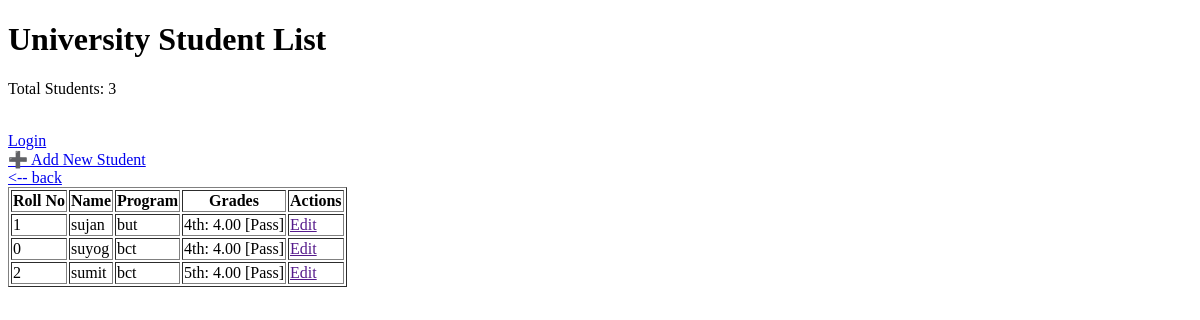
The app's page /, older data.
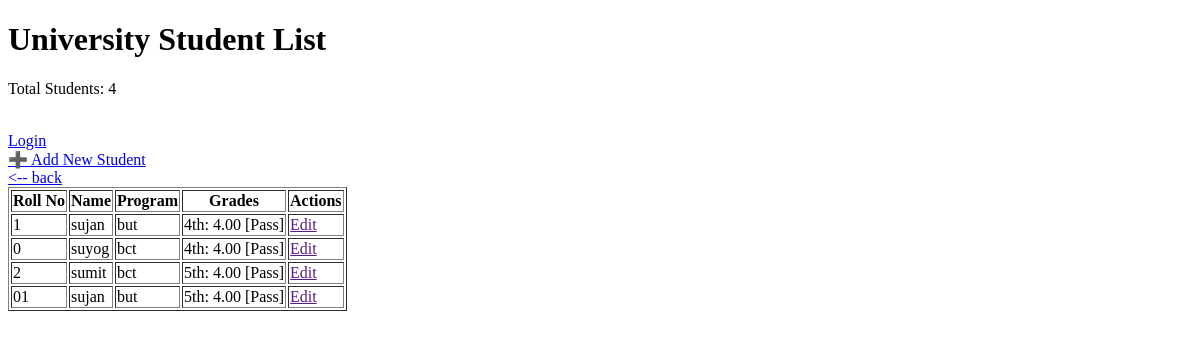
The same page, newer data.
### studentdashboard/models.py (models this page shows, shortened)
class StudentProfile(models.Model):
    name = models.CharField(max_length=100)
    roll = models.CharField(max_length=20, unique=True)
    program = models.CharField(max_length=50)

class StudentGrade(models.Model):
    student = models.ForeignKey(StudentProfile, on_delete=models.CASCADE, related_name='grades')
    SEM_CHOICES = [
        ('1st', '1st Semester'),
        ('2nd', '2nd Semester'),
        ('3rd', '3rd Semester'),
        ('4th', '4th Semester'),
        ('5th', '5th Semester'),
        ('6th', '6th Semester'),
        ('7th', '7th Semester'),
        ('8th', '8th Semester'),
    ]
    year = models.CharField(max_length=4)
    sem = models.CharField(max_length=10, choices=SEM_CHOICES)
    gpa = models.DecimalField(
        max_digits=3,
        decimal_places=2,
        validators=[MinValueValidator(0.0), MaxValueValidator(4.0)],
        help_text="Enter GPA between 0.0 and 4.0"
    )
    status = models.CharField(max_length=10, editable=False) # Editable=False hides it in forms

### studentdashboard/views.py (the view, shortened to what this page needs)
# urls.py: path('', views.student_dashboard, name='student_dashboard'),
@csrf_exempt
def student_dashboard(request):
    students = StudentProfile.objects.prefetch_related('grades').all()
    context = {
        'students': students,
        'student_count': students.count(),
    }
    return render(request, 'dashboard.html', context, status=200)

### templates/dashboard.html (shortened to what this page needs)
<!DOCTYPE html>
<html lang="en">
<head>
</head>
<body>
    <div>
    <h1>University Student List</h1>
    <p>Total Students: {{ student_count }}</p>
    <br>
    <a href="{% url 'login' %}">Login</a>
    <br>
      <a href="{% url 'studentdashboard:add_student' %}">➕ Add New Student</a>
    <br>
    <a href="{% url 'studentdashboard:student_dashboard' %}"><-- back</a>
    <br>
    {% block content %}
    <table border="1">
        <thead>
            <tr>
                <th>Roll No</th>
                <th>Name</th>
                <th>Program</th>
                <th>Grades</th>
                <th>Actions</th>
            </tr>
        </thead>
        <tbody>
            {% for student in students %}
            <tr>
                <td>{{ student.roll }}</td>
                <td>{{ student.name }}</td>
                <td>{{ student.program }}</td>
                <td>
                    {% for grade in student.grades.all %}
                        <div>
                            {{ grade.sem }}: {{ grade.gpa }} [{{ grade.status }}]
                        </div>
                    {% empty %}
                        No grades recorded.
                    {% endfor %}
                </td>
                <td>
                        <a href="">Edit</a>
                    </td>
            </tr>
            {% endfor %}
        </tbody>
    </table>
    {% endblock %}
</div>
</body>
</html>

Row changes from the older to the newer data that the page shows:
added StudentProfile: roll "01", name "sujan", program "but"
added StudentGrade: sem "5th", gpa "4.00", status "Pass", shown under "01"
Text that changed along with them:
{{ student_count }}: "3" → "4"
